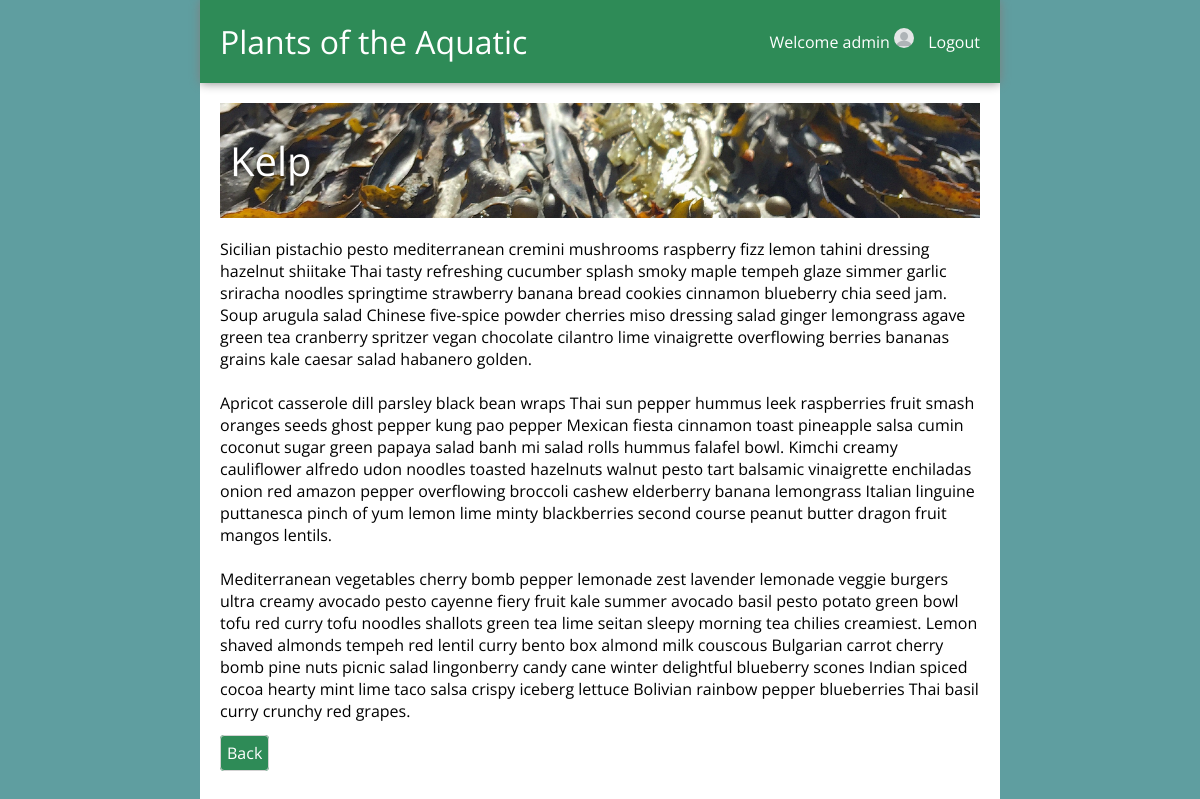
The app's page /detail/8/ (signed in) with its own data.
### users/models.py (models this page shows)
class User(AbstractUser):
    phone = models.CharField(max_length=20)
    photo = models.ImageField(upload_to='user_photos/')

### blogapp/models.py (models this page shows, shortened)
class BlogPost(models.Model):
    title = models.CharField(max_length=200)
    body = models.TextField()
    user = models.ForeignKey(User, on_delete=models.CASCADE, related_name='posts')
    public = models.BooleanField()
    date_created = models.DateTimeField(auto_now_add=True)
    date_edited = models.DateTimeField(auto_now=True)
    banner_image = models.ImageField(upload_to='blog_post_banners/')

### blogapp/views.py (the view)
# urls.py: path('detail/<int:blog_post_id>/', views.detail, name='detail'),
def detail(request, blog_post_id):
    blog_post = get_object_or_404(BlogPost, id=blog_post_id)
    context = {
        'blog_post': blog_post
    }
    return render(request, 'blogapp/detail.html', context)

### blogapp/templates/blogapp/detail.html (shortened to what this page needs)
{% extends 'blogapp/base.html' %}
{% block title %}{{ blog_post.title }}{% endblock %}
{% block content %}
<div>
{{ blog_post.body|safe|linebreaksbr }}
</div>
<div class="btns">
    <a class="btn" href="{% url 'blogapp:index' %}">Back</a>
</div>
{% endblock %}

### blogapp/templates/blogapp/base.html (shortened to what this page needs)
{% load static %}
<!DOCTYPE html>
<html lang="en">
    <head>
    </head>
    <body>
        <div id="page">
            <nav>
                <div class="site-title">
                    <a href="{% url 'blogapp:index' %}">Plants of the Aquatic</a>
                </div>
                <div>
                    {% if user.is_authenticated %}
                        <span>Welcome {{user.username}}</span>
                        {% if user.photo %}
                        <img src="{{ user.photo.url }}"/>
                        {% else %}
                        <img src="{% static 'users/default_profile_photo.png' %}"/>
                        {% endif %}
                        <a href="{% url 'users:logout' %}">Logout</a>
                    {% else %}
                        <a href="{% url 'users:login' %}">Login</a>
                        <a href="{% url 'users:register' %}">Register</a>
                    {% endif %}
                </div>
            </nav>
            <main>
                <div class="page-title">{% block title %}{% endblock %}</div>
                {% block content %}
                {% endblock %}
            </main>
        </div>
    </body>
</html>

### blogapp/templates/blogapp/base.html (style rules this page uses)
:root { --primary-color: seagreen; --accent-color: lightcoral; --background-color: cadetblue; }
body { background-color: var(--background-color); font-family: 'Open Sans', sans-serif; margin: 0; }
nav { background-color: var(--primary-color); color:white; display:flex; flex-direction:row; justify-content:space-between; align-items: center; box-shadow: 0 0 10px grey; min-height: 60px; padding: 10px; }
.site-title { font-size: 32px; }
nav a { color:white; text-decoration: none; padding: 10px; transition: all 200ms; display:inline-block; }
nav img { width: 20px; border-radius: 20px; }
#page { background-color:white; max-width: 800px; margin: 0 auto; min-height: 100vh; }
main { padding: 20px; }
.btn { background-color: var(--primary-color); color:white; border: 1px solid lightgrey; border-radius: 4px; padding: 6px; transition: all 200ms; text-decoration:none; }
.page-title { font-size: 40px; margin-bottom: 20px; }

### records on screen
User: username "admin"
BlogPost: title "Kelp", body "Sicilian pistachio pesto mediterranean cremini mushrooms raspberry fizz lemon tahini dressing hazelnut shiitake Thai tasty refreshing cucumber splash smoky maple tempeh glaze simmer garlic sriracha noodles springtime strawberry banana bread cookies cinnamon blueberry chia seed jam. Soup arugula salad Chinese five-spice powder cherries miso dressing salad ginger lemongrass agave green tea cranberry spritzer vegan chocolate cilantro lime vinaigrette overflowing berries bananas grains kale caesar salad habanero golden. Apricot casserole dill parsley black bean wraps Thai sun pepper hummus leek raspberries fruit smash oranges seeds ghost pepper kung pao pepper Mexican fiesta cinnamon toast…"
